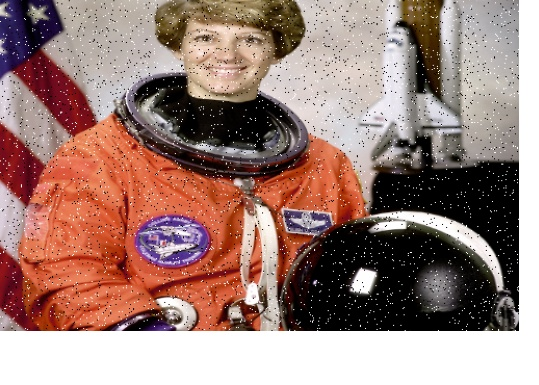
#> input picture Experiment_2_Thresholding_Image_Segmentation/input.jpg, 539 x 385 px
$ python program.py
#> lines starting #> are read from the running program, lines starting #| are printed output that depends on the picture; after the words box and inside, x2 and y2 are one past the last pixel; in counts of white or black regions, pixels touching at a corner belong together
import cv2
import matplotlib.pyplot as plt

# Read the input image
image = cv2.imread("input.jpg")
#> image is the input picture: shape (385, 539, 3); mean B, G, R 120.5, 128.1, 158.1

if image is None:
    print("Error: input.jpg not found.")
    exit()

# Convert image to grayscale
gray = cv2.cvtColor(image, cv2.COLOR_BGR2GRAY)
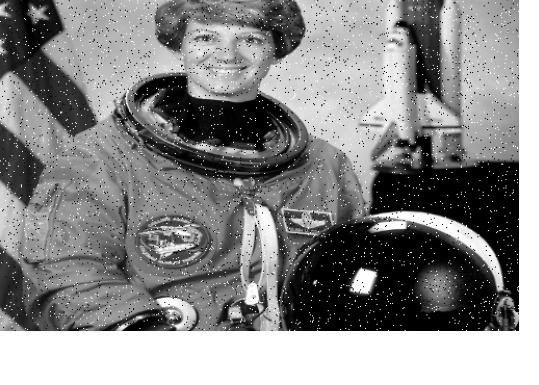
#> gray: shape (385, 539); min 0, max 255, mean 136.2

# Global (Fixed) Thresholding
threshold_value = 127
_, global_threshold = cv2.threshold(
    gray, threshold_value, 255, cv2.THRESH_BINARY
)
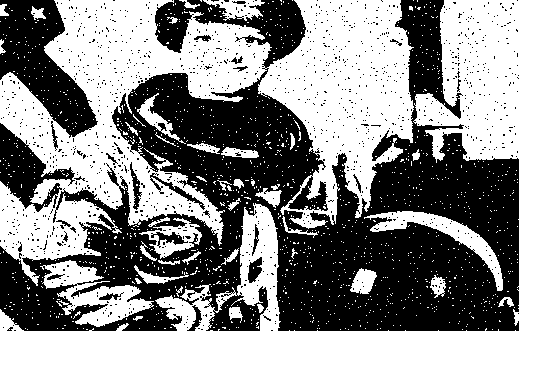
#> global_threshold: shape (385, 539); 56.6% white; 1260 black regions (1234 under 20 px), largest, box (x1, y1, x2, y2) and area: (0, 0, 519, 331) 76650, (0, 0, 98, 138) 6553, (0, 123, 75, 212) 2724

# Adaptive Mean Thresholding
adaptive_mean = cv2.adaptiveThreshold(
    gray,
    255,
    cv2.ADAPTIVE_THRESH_MEAN_C,
    cv2.THRESH_BINARY,
    21,
    5
)
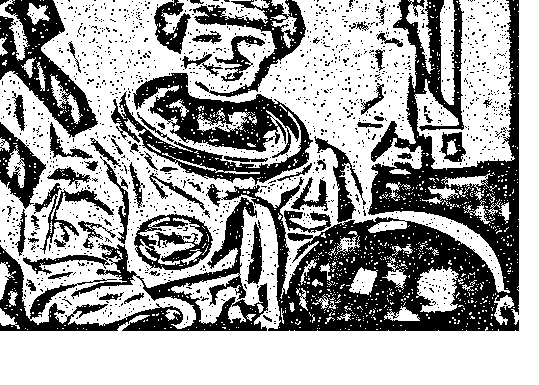
#> adaptive_mean: shape (385, 539); 63.5% white; 1513 black regions (1450 under 20 px), largest, box (x1, y1, x2, y2) and area: (206, 0, 519, 331) 31637, (0, 197, 268, 331) 9161, (111, 73, 313, 185) 8838

# Adaptive Gaussian Thresholding
adaptive_gaussian = cv2.adaptiveThreshold(
    gray,
    255,
    cv2.ADAPTIVE_THRESH_GAUSSIAN_C,
    cv2.THRESH_BINARY,
    21,
    5
)
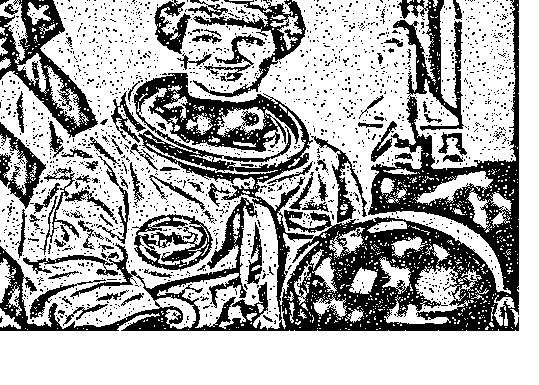
#> adaptive_gaussian: shape (385, 539); 67.6% white; 1804 black regions (1720 under 20 px), largest, box (x1, y1, x2, y2) and area: (0, 0, 519, 331) 41636, (0, 0, 98, 138) 4013, (193, 0, 306, 97) 2248

# Otsu's Automatic Thresholding
otsu_value, otsu_threshold = cv2.threshold(
    gray,
    0,
    255,
    cv2.THRESH_BINARY + cv2.THRESH_OTSU
)
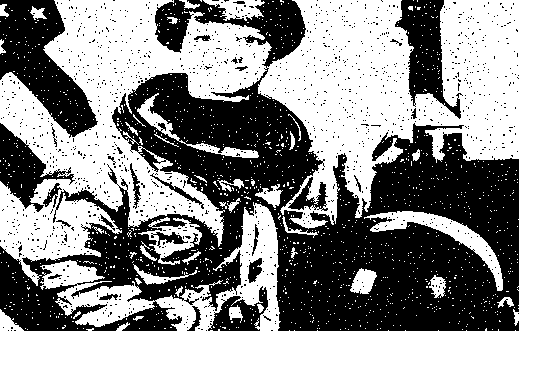
#> otsu_threshold: shape (385, 539); 57.8% white; 1305 black regions (1278 under 20 px), largest, box (x1, y1, x2, y2) and area: (0, 0, 519, 331) 69307, (0, 0, 98, 138) 6514, (395, 0, 463, 119) 3472
#> otsu_value = 124

# Display results
plt.figure(figsize=(12, 8))

plt.subplot(2, 3, 1)
plt.imshow(gray, cmap="gray")
plt.title("Original Grayscale Image")
plt.axis("off")

plt.subplot(2, 3, 2)
plt.imshow(global_threshold, cmap="gray")
plt.title("Global Thresholding")
plt.axis("off")

plt.subplot(2, 3, 3)
plt.imshow(adaptive_mean, cmap="gray")
plt.title("Adaptive Mean")
plt.axis("off")

plt.subplot(2, 3, 4)
plt.imshow(adaptive_gaussian, cmap="gray")
plt.title("Adaptive Gaussian")
plt.axis("off")

plt.subplot(2, 3, 5)
plt.imshow(otsu_threshold, cmap="gray")
plt.title("Otsu's Thresholding")
plt.axis("off")

plt.tight_layout()
plt.savefig("output.png", dpi=150, bbox_inches="tight")
plt.show()

print("Global Threshold Value:", threshold_value)
print("Otsu Threshold Value:", otsu_value)
#| Otsu Threshold Value: 124.0
